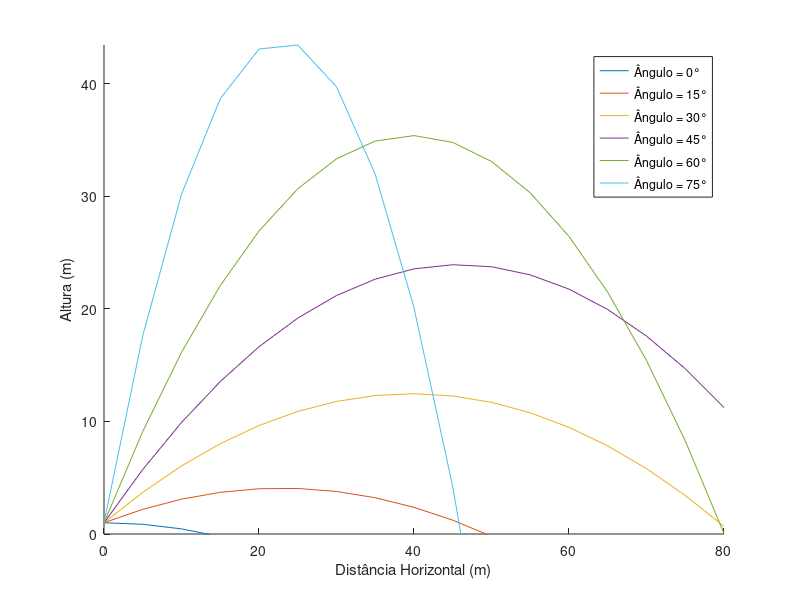

Here is the MATLAB script that generated this plot:
clc;
close all;

% parametros
y0 = 1;                         % altura inicial [m]
v0 = 30;                        % velocidade inicial [m/s]
g = 9.81;                       % gravidade [m/s²]
array_theta0 = 0:15:75;         % ângulos iniciais [rad]
x = 0:5:80;                     % distancia horizontal [m]

matriz = [];

% equação
for theta0 = array_theta0
    theta0 = deg2rad(theta0);
    y = (x .* tan(theta0)) - ((g * x.^2) ./ (2 * v0^2 * cos(theta0)^2)) + y0;
    matriz = [matriz, y'];
end

% plotando
figure;
hold on;  
for i = 1:length(array_theta0)
    plot(x, matriz(:, i), 'DisplayName', sprintf('Ângulo = %.0f°', array_theta0(i)));
end

% legenda e eixos
xlabel('Distância Horizontal (m)');
ylabel('Altura (m)');
axis([0 80 0 max(matriz(:))]);
legend('show');

hold off;